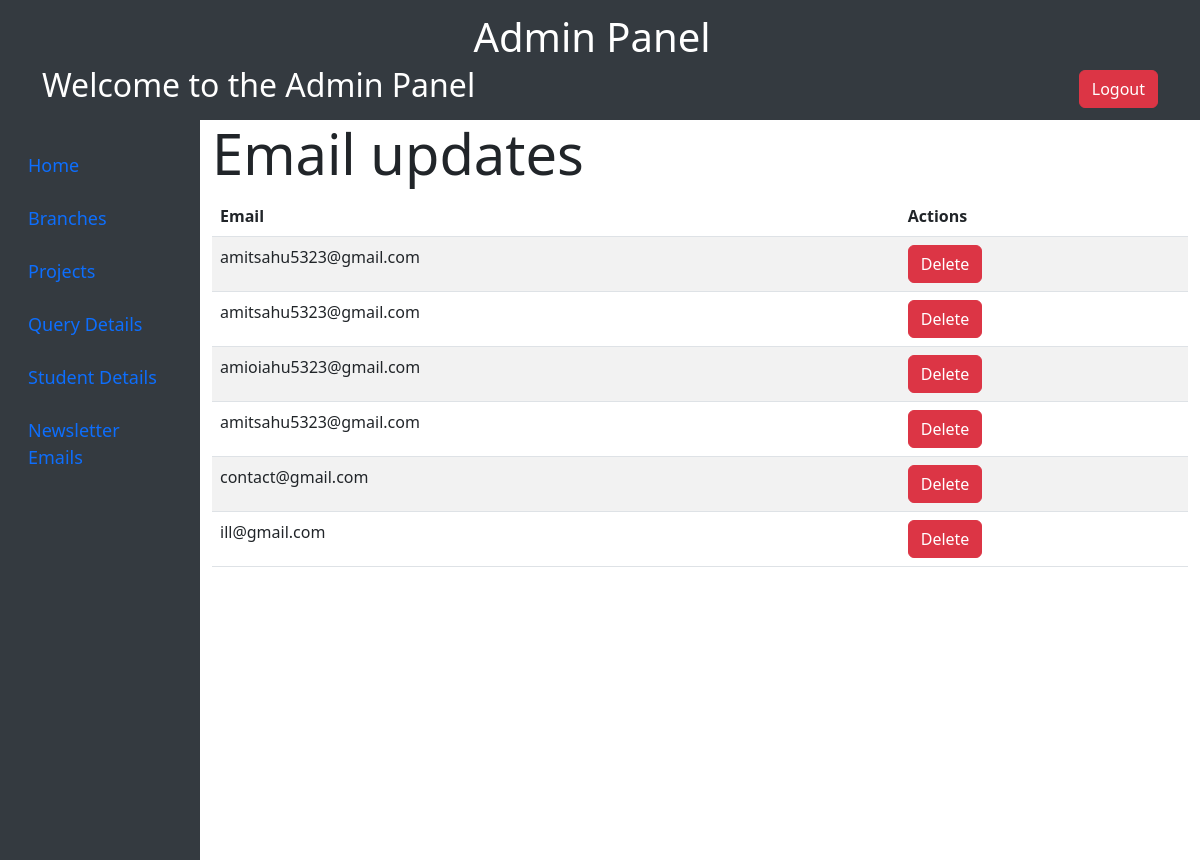
/dashboard/amail, run on the app's committed database.
### form/models.py (models this page shows, shortened)
class updates(models.Model):
    email=models.EmailField(max_length=25)

### innovation/views.py (the view)
# urls.py: path('dashboard/amail',views.aemail_updates, name='email_dash'),
def aemail_updates(request):
    item=updates.objects.all().order_by('-id')
    if request.method == 'POST':
        email=request.POST.get('email')
    return render(request, 'a_emailupdates.html',{'data': item})

### templates/a_emailupdates.html
{% extends "adminbase.html" %}
{% block adminpage %}
    <div class="row">
        <div class="col">
            <h1 class="display-4">Email updates</h1>
            <table class="table table-striped">
                <thead>
                    <tr>
                        <th>Email</th>
                        <th>Actions</th>
                    </tr>
                </thead>
                <tbody>
                    {% for i in data %}
                        <tr>
                            <td>{{ i.email }}</td>
                            <td>
                                <a href="/dashboard/edel/{{ i.id }}" class="btn btn-danger">Delete</a>
                            </td>
                        </tr>
                    {% endfor %}
                </tbody>
            </table>
        </div>
    </div>
{% endblock adminpage %}

### data on the page
updates: email "amitsahu5323@gmail.com"
updates: email "amitsahu5323@gmail.com"
updates: email "amioiahu5323@gmail.com"
updates: email "amitsahu5323@gmail.com"
updates: email "contact@gmail.com"
updates: email "ill@gmail.com"
